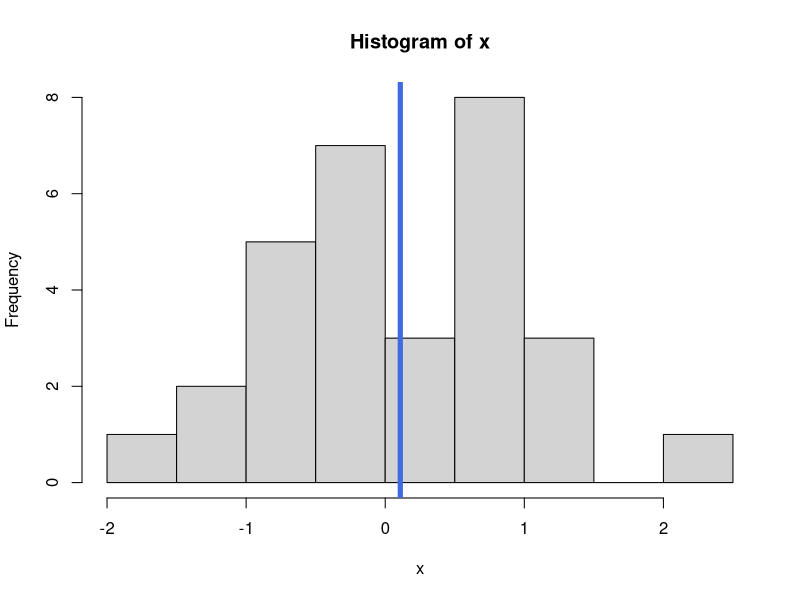
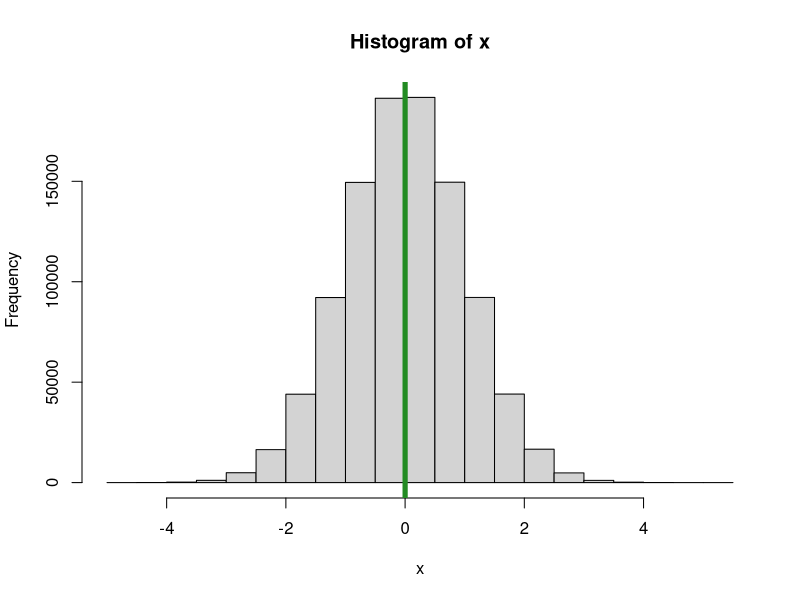
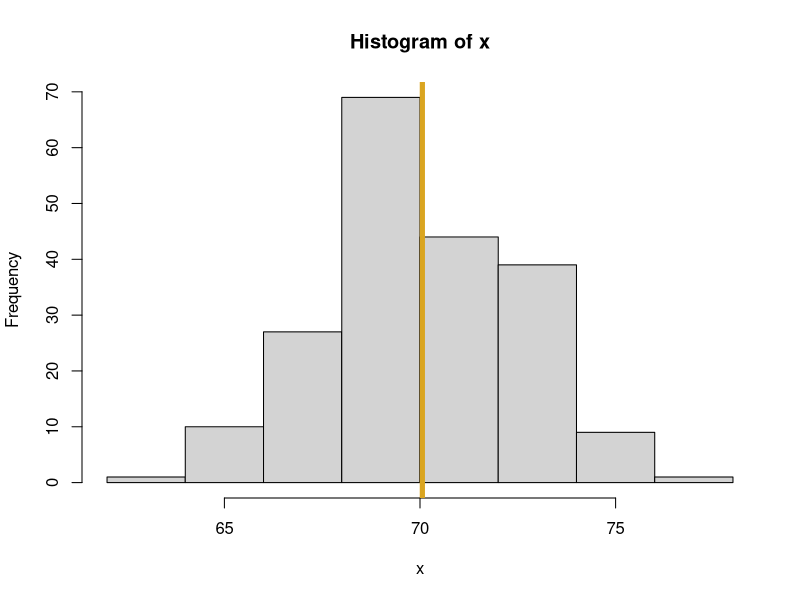

R code for these plots, in order:
#*
#* plotRandom_Hist.R
#* 
#* Author: Carter Pratt
#* 
#* Purpose:
#*      A function that will generate 
#*      a sample of normal observations 
#*      and plot the histogram of that data
#*      
#* Inputs:
#*      num_pts = # of observations to randomly generate
#*           mu = theoretical mean of the normal distribution
#*        sigma = theoretical standard deviation
#*         seed = on optional RNG seed value, defaults to NULL
#*    meanColor = the color of line corresponding to the sample mean line of the data
#*         
#* Output:
#*      A histogram of the generated data is drawn.
#*      A list with the following elements is also returned.
#*                Random_obs = A vector with 
#*                             randomly generated data
#*           Mean_Random_obs = Sample mean corresponding to the 
#*                             randomly generated data
#*             SD_Random_obs = Sample SD corresponding to the 
#*                             randomly generated data
#*      


plotRandomHist <- function(num_pts = 30, mu = 0, sigma = 1, meanColor = "royalblue", seed = NULL) {
  set.seed(seed)
  x <- rnorm(num_pts, mean = mu, sd = sigma)
  mean_x <- mean(x)
  hist(x)
  abline(v = mean_x, lwd = 5, col = meanColor)
  
  #* In R, in a function, the output from the last line is automatically returned
  list(Random_obs = x, Mean_Random_obs = mean_x, SD_Random_obs = sd(x))
}

plotRandomHist(seed = 19)
plotRandomHist(seed = 19, num_pts = 1000000, meanColor = "forestgreen")

my_output <- plotRandomHist(seed = 5, num_pts = 200, mu = 70,
                            sigma = 2.5, meanColor = "goldenrod")

my_output$Mean_Random_obs
